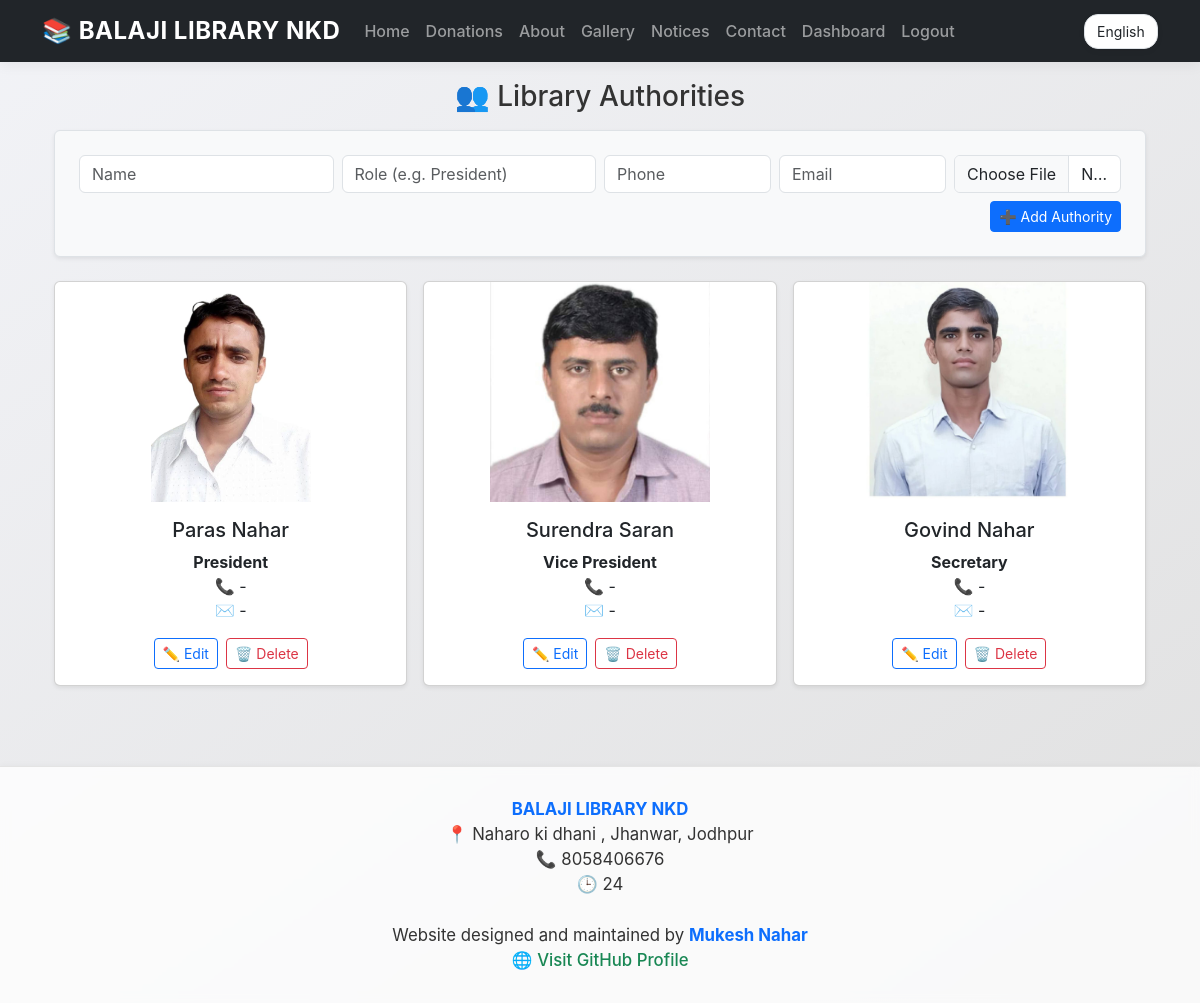
The app's page /authorities (signed in) with its own data.
### tables this page shows
CREATE TABLE settings (
    id INTEGER PRIMARY KEY AUTOINCREMENT,
    total_seats INTEGER DEFAULT 60
, library_name TEXT, library_address TEXT, library_phone TEXT, opening_hours TEXT, about TEXT);

CREATE TABLE authorities (
    id INTEGER PRIMARY KEY AUTOINCREMENT,
    name TEXT NOT NULL,
    role TEXT NOT NULL,
    phone TEXT,
    email TEXT,
    photo TEXT
);

### app.py (the view, shortened to what this page needs)
@app.route('/authorities', methods=['GET', 'POST'])
def authorities():
    if 'admin' not in session:
        flash("Login as admin to manage authorities.", "warning")
        return redirect(url_for('admin_login'))
    conn = sqlite3.connect(DB_PATH)
    conn.row_factory = sqlite3.Row
    cur = conn.cursor()
    cur.execute("SELECT * FROM authorities")
    authority_list = cur.fetchall()
    conn.close()
    return render_template('authorities.html', title="Library Authorities", authorities=authority_list, is_admin=True)

### app.py (called while the page is built)
@app.context_processor
def inject_library_settings():
    conn = sqlite3.connect(DB_PATH)
    conn.row_factory = sqlite3.Row
    cur = conn.cursor()
    cur.execute("SELECT * FROM settings LIMIT 1")
    settings = cur.fetchone()
    conn.close()
    return dict(library_settings=settings)

### templates/authorities.html (shortened to what this page needs)
{% extends "layout.html" %}
{% block content %}
<div class="container my-4">
  <h3 class="mb-3 text-center">👥 Library Authorities</h3>
  {% if is_admin %}
  <form method="POST" enctype="multipart/form-data" class="bg-light p-4 mb-4 border rounded shadow-sm">
    <div class="row g-2">
      <div class="col-md-3">
        <input name="name" class="form-control" placeholder="Name" required>
      </div>
      <div class="col-md-3">
        <input name="role" class="form-control" placeholder="Role (e.g. President)" required>
      </div>
      <div class="col-md-2">
        <input name="phone" class="form-control" placeholder="Phone">
      </div>
      <div class="col-md-2">
        <input name="email" class="form-control" placeholder="Email">
      </div>
      <div class="col-md-2">
        <input type="file" name="photo" class="form-control">
      </div>
    </div>
    <div class="text-end mt-2">
      <button class="btn btn-primary btn-sm">➕ Add Authority</button>
    </div>
  </form>
  {% endif %}
  <div class="row row-cols-1 row-cols-md-3 g-3">
    {% for a in authorities %}
    <div class="col">
      <div class="card h-100 text-center shadow-sm">
        {% if a['photo'] %}
        <div style="height: 220px; overflow: hidden;">
          <img src="{{ url_for('static', filename='images/' ~ a['photo']) }}"
               class="card-img-top"
               style="width: 100%; height: 100%; object-fit: contain;">
        </div>
        {% endif %}
        <div class="card-body">
          <h5 class="card-title">{{ a['name'] }}</h5>
          <p class="card-text">
            <strong>{{ a['role'] }}</strong><br>
            📞 {{ a['phone'] or '-' }}<br>
            ✉️ {{ a['email'] or '-' }}
          </p>
          {% if is_admin %}
          <div class="d-flex justify-content-center gap-2 mt-2">
            <a href="{{ url_for('edit_authority', auth_id=a['id']) }}" class="btn btn-sm btn-outline-primary">✏️ Edit</a>
            <form method="POST" action="{{ url_for('delete_authority', auth_id=a['id']) }}" onsubmit="return confirm('Delete this authority?')">
              <button type="submit" class="btn btn-sm btn-outline-danger">🗑️ Delete</button>
            </form>
          </div>
          {% endif %}
        </div>
      </div>
    </div>
    {% endfor %}
  </div>
</div>
{% endblock %}

### templates/layout.html (shortened to what this page needs)
<!DOCTYPE html>
<html lang="en">
<head>
  <link href="https://cdn.jsdelivr.net/npm/bootstrap@5.3.2/dist/css/bootstrap.min.css" rel="stylesheet">
</head>
<body>
<nav class="navbar navbar-expand-lg navbar-dark bg-dark fixed-top">
  <div class="container">
    <a class="navbar-brand fw-bold" href="{{ url_for('index') }}">
      📚 {{ library_settings.library_name or 'Balaji Library' }}
    </a>
    <div class="collapse navbar-collapse" id="navbarNav">
      <ul class="navbar-nav me-auto mb-2 mb-lg-0">
        <li class="nav-item"><a class="nav-link" href="{{ url_for('index') }}">Home</a></li>
        <li class="nav-item"><a class="nav-link" href="{{ url_for('donations') }}"> Donations</a></li>
        <li class="nav-item"><a class="nav-link" href="{{ url_for('about') }}">About</a></li>
        <li class="nav-item"><a class="nav-link" href="{{ url_for('gallery') }}">Gallery</a></li>
        <li class="nav-item"><a class="nav-link" href="{{ url_for('notice_board') }}"> Notices</a></li>
        <li class="nav-item"><a class="nav-link" href="{{ url_for('contact') }}">Contact</a></li>
        {% if session.get('admin') %}
        <li class="nav-item"><a class="nav-link" href="{{ url_for('dashboard') }}">Dashboard</a></li>
        <li class="nav-item"><a class="nav-link" href="{{ url_for('logout') }}">Logout</a></li>
        {% elif session.get('student') %}
        <li class="nav-item"><a class="nav-link" href="{{ url_for('logout') }}">Logout</a></li>
        {% else %}
        <li class="nav-item"><a class="nav-link" href="{{ url_for('student_login') }}">Student Login</a></li>
        <li class="nav-item"><a class="nav-link" href="{{ url_for('admin_login') }}">Admin Login</a></li>
        {% endif %}
      </ul>
      <div class="lang-switcher d-flex align-items-center">
        <form method="POST" action="{{ url_for('set_language') }}">
          <select name="lang" onchange="this.form.submit()" class="form-select form-select-sm">
            <option value="en" {% if session.get('lang') == 'en' %}selected{% endif %}>English</option>
          </select>
        </form>
      </div>
    </div>
  </div>
</nav>
<div class="container" style="margin-top: 80px;">
  {% block content %}
  {% endblock %}
</div>
<footer>
  <strong>{{ library_settings.library_name or 'Balaji Library' }}</strong><br>
  📍 {{ library_settings.library_address or 'Address not set' }}<br>
  📞 {{ library_settings.library_phone or 'Phone not set' }}<br>
  🕒 {{ library_settings.opening_hours or 'Timing not set' }}<br>
  <br>
   Website designed and maintained by <strong>Mukesh Nahar</strong><br>
  🌐 <a href="https://github.com/mu119" target="_blank">Visit GitHub Profile</a>
</footer>
</body>
</html>

### templates/layout.html (style rules this page uses)
body { font-family: "SF Pro Display", -apple-system, BlinkMacSystemFont, "Segoe UI", Roboto, Oxygen, Ubuntu, Cantarell, sans-serif; background: linear-gradient(145deg, #f2f3f7, #e0e0e0); color: #333; }
.navbar { box-shadow: 0 4px 12px rgba(0, 0, 0, 0.05); backdrop-filter: blur(10px); background: rgba(0, 0, 0, 0.8); }
.navbar-brand { font-weight: 700; font-size: 1.5rem; letter-spacing: 0.5px; }
.nav-link { font-weight: 500; padding: 8px 16px; border-radius: 12px; transition: background 0.3s ease; }
.lang-switcher select { border-radius: 14px; padding: 6px 12px; background: #fff; border: 1px solid #dee2e6; box-shadow: 0 2px 6px rgba(0,0,0,0.05); }
.container { animation: fadeIn 0.4s ease-in-out; }
footer { background: rgba(255, 255, 255, 0.8); backdrop-filter: blur(5px); margin-top: 80px; border-top: 1px solid #e4e4e4; box-shadow: 0 -1px 6px rgba(0, 0, 0, 0.03); padding: 30px 0; font-size: 1.05rem; text-align: center; }
footer strong { color: #0d6efd; }
footer a { color: #198754; text-decoration: none; font-weight: 500; }

### records on screen
settings: library_name "BALAJI LIBRARY NKD", library_address "Naharo ki dhani , Jhanwar, Jodhpur", library_phone "8058406676", opening_hours "24"
authorities: photo (picture), name "Paras Nahar", role "President", phone "-", email "-"
authorities: photo (picture), name "Surendra Saran", role "Vice President", phone "-", email "-"
authorities: photo (picture), name "Govind Nahar", role "Secretary", phone "-", email "-"
